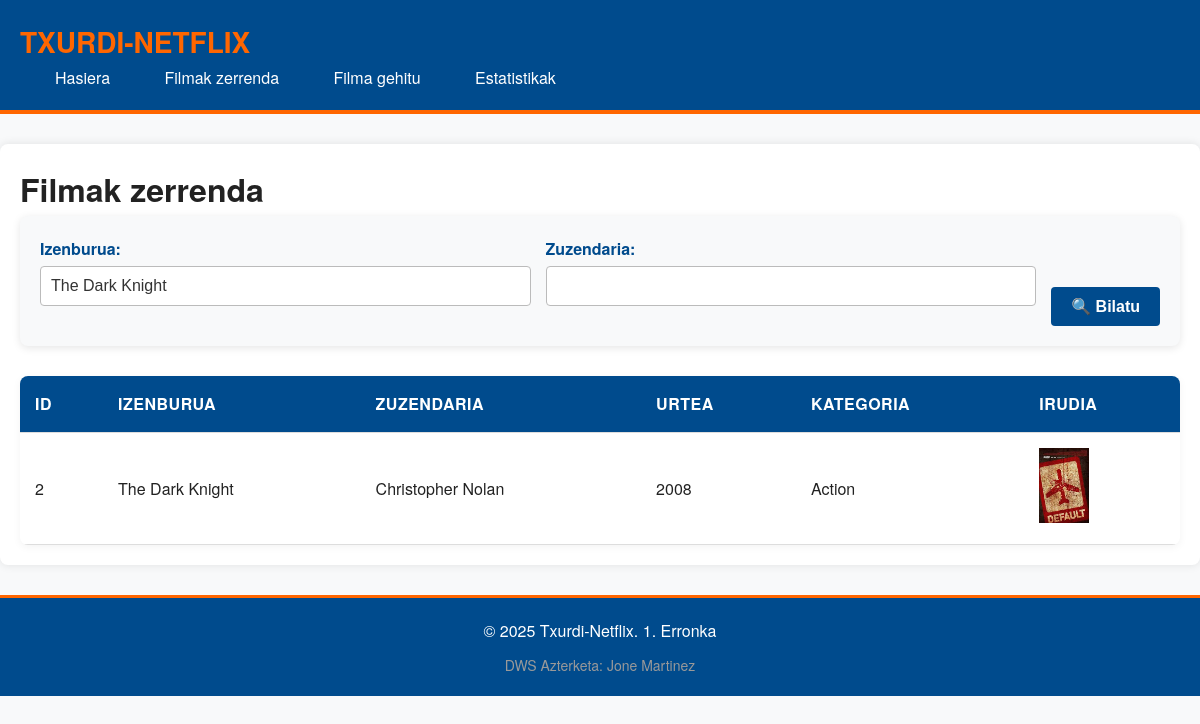
Page /movies.php?title=The Dark Knight on the committed database.
### tables this page shows
CREATE TABLE movies (
  id INT AUTO_INCREMENT PRIMARY KEY,
  title VARCHAR(150) NOT NULL,
  director VARCHAR(120) NOT NULL,
  year INT(4) NOT NULL,
  category_id INT NOT NULL,
  image VARCHAR(255) DEFAULT NULL,
  FOREIGN KEY (category_id) REFERENCES categories(id)
    ON DELETE CASCADE
    ON UPDATE CASCADE
);

CREATE TABLE categories (
  id INT AUTO_INCREMENT PRIMARY KEY,
  name VARCHAR(100) NOT NULL
);

### movies.php (the view, shortened to what this page needs)
<?php
require_once 'db.php';
include 'header.php';
$search_title = isset($_GET['title']) ? trim($_GET['title']) : '';
$search_director = isset($_GET['director']) ? trim($_GET['director']) : '';
$sql = "SELECT m.*, c.name as category_name
        FROM movies m
        INNER JOIN categories c ON m.category_id = c.id
        WHERE 1=1";
$params = [];
if (!empty($search_title)) {
    $sql .= " AND m.title LIKE :title";
    $params[':title'] = '%' . $search_title . '%';
}
$sql .= " ORDER BY c.name ASC";
$stmt = $pdo->prepare($sql);
$stmt->execute($params);
$movies = $stmt->fetchAll();
?>
<h1>Filmak zerrenda</h1>
<div class="search-form">
    <form method="GET" action="movies.php">
        <div class="form-row">
            <div class="form-group">
                <label for="title">Izenburua:</label>
                <input type="text" id="title" name="title" value="<?php echo htmlspecialchars($search_title); ?>">
            </div>
            <div class="form-group">
                <label for="director">Zuzendaria:</label>
                <input type="text" id="director" name="director" value="<?php echo htmlspecialchars($search_director); ?>">
            </div>
            <div>
                <button type="submit" class="btn">🔍 Bilatu</button>
            </div>
        </div>
    </form>
</div>
<?php if (count($movies) > 0): ?>
    <table>
        <thead>
            <tr>
                <th>ID</th>
                <th>Izenburua</th>
                <th>Zuzendaria</th>
                <th>Urtea</th>
                <th>Kategoria</th>
                <th>Irudia</th>
            </tr>
        </thead>
        <tbody>
            <?php foreach ($movies as $movie): ?>
                <tr>
                    <td><?php echo htmlspecialchars($movie['id']); ?></td>
                    <td><?php echo htmlspecialchars($movie['title']); ?></td>
                    <td><?php echo htmlspecialchars($movie['director']); ?></td>
                    <td><?php echo htmlspecialchars($movie['year']); ?></td>
                    <td><?php echo htmlspecialchars($movie['category_name']); ?></td>
                    <?php
                        $image_path = 'img/' . $movie['image'];
                        $default_image = 'img/default.jpg';
                        if (!empty($movie['image']) && file_exists($image_path)) {
                            $img_src = $image_path;
                        } else {
                            $img_src = $default_image;
                        }
                    ?>
                    <td><img src="<?php echo $img_src; ?>" alt="<?php echo $img_src; ?>" width="50" height="75"></td>
                </tr>
            <?php endforeach; ?>
        </tbody>
    </table>
<?php else: ?>
    <div class="no-results">
        <p>Ez da filmarik aurkitu bilaketa honekin.</p>
    </div>
<?php endif; ?>
<?php include 'footer.php'; ?>

### style.css (style rules this page uses)
* { margin: 0; padding: 0; box-sizing: border-box; }
:root { --kolore-nagusia: #004b8d; --kolore-azentua: #ff6600; --testu-kolorea: #222; --atzefondo-argia: #f8f9fa; --atzefondo-iluna: #0a0a0a; }
body { background-color: var(--atzefondo-argia); color: var(--testu-kolorea); font-family: 'Helvetica Neue', Arial, sans-serif; line-height: 1.6; }
.form-group { margin-bottom: 20px; flex: 1; }
.form-group label { display: block; margin-bottom: 5px; color: var(--kolore-nagusia); font-weight: 600; }
.form-group input, .form-group select { width: 100%; padding: 10px; border: 1px solid #bbb; border-radius: 4px; background-color: #fff; color: #333; font-size: 16px; transition: border-color 0.3s, box-shadow 0.3s; }
.btn { padding: 10px 20px; background-color: var(--kolore-nagusia); color: #fff; border: none; border-radius: 4px; cursor: pointer; font-size: 16px; text-decoration: none; display: inline-block; font-weight: 600; width: 100%; transition: background-color 0.3s ease-in-out; }
.search-form { background-color: var(--atzefondo-argia); padding: 20px; border-radius: 8px; margin-bottom: 30px; box-shadow: 0 2px 8px rgba(0,0,0,0.1); }
.form-row { display: flex; gap: 15px; align-items: end; flex-wrap: wrap; }
table { width: 100%; border-collapse: collapse; background-color: #fff; border-radius: 8px; overflow: hidden; box-shadow: 0 2px 8px rgba(0,0,0,0.05); }
th, td { padding: 15px; text-align: left; border-bottom: 1px solid #ddd; }
th { background-color: var(--kolore-nagusia); color: #fff; font-weight: bold; text-transform: uppercase; letter-spacing: 0.5px; }

### rows in the picture
movies: id "2", title "The Dark Knight", director "Christopher Nolan", year "2008", category.name "Action"
